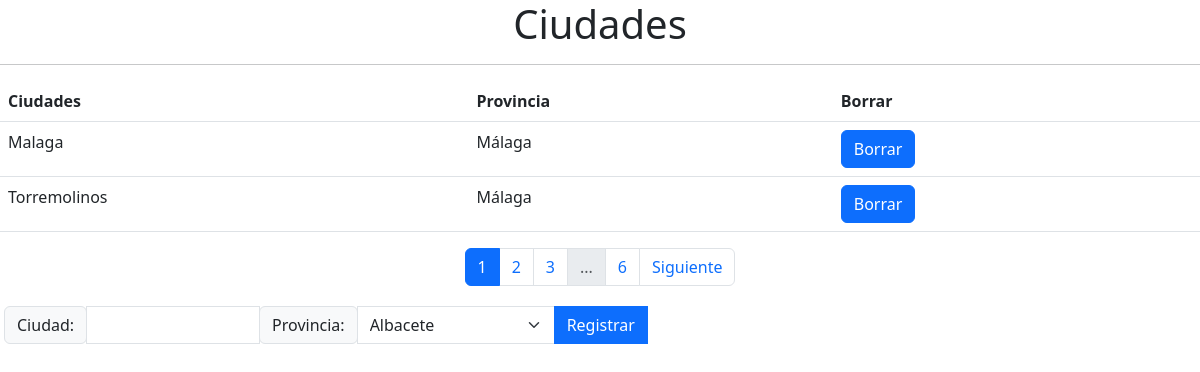
Page /vista/Administrador/ciudad.php on the committed database.
### tables this page shows
CREATE TABLE `ciudad` (
  `idCiudad` int(11) NOT NULL,
  `Nombre` varchar(150) DEFAULT NULL,
  `idProvincia` int(11) NOT NULL
);

CREATE TABLE `provincia` (
  `idProvincia` int(11) NOT NULL,
  `Nombre` varchar(150) NOT NULL
);

### modelo/crud.php (called while the page is built, shortened)
<?php
function crud_get_all($tabla) {
    try {
        $dsn = 'mysql:host=localhost;dbname=hospital';
        $username = 'root';
        $password = '';
        $pdo = new PDO($dsn, $username, $password);
        $sql = "SELECT * FROM $tabla";
        $stmt = $pdo->prepare($sql);
        $stmt->execute();
        return $stmt->fetchAll(PDO::FETCH_ASSOC);
    } catch (PDOException $e) {
        echo "Error: " . $e->getMessage();
    }
}
function crud_select($tabla, $campo, $condicion) {
    try {
        $dsn = 'mysql:host=localhost;dbname=hospital';
        $username = 'root';
        $password = '';
        $pdo = new PDO($dsn, $username, $password);
        $sql = "SELECT * FROM $tabla WHERE $campo = '$condicion'";
        $stmt = $pdo->prepare($sql);
        $stmt->execute();
        return $stmt->fetchAll(PDO::FETCH_ASSOC);
    } catch (PDOException $e) {
        echo "Error: " . $e->getMessage();
    }
}
?>

### vista/Administrador/ciudad.php (the view, shortened to what this page needs)
<?php require_once '../paginacion.php'; ?>
<!DOCTYPE html>
<html lang="en">
<head>
    <link href="https://cdn.jsdelivr.net/npm/bootstrap@5.3.0-alpha3/dist/css/bootstrap.min.css" rel="stylesheet"
>
    <link rel="stylesheet" type="text/css" href="../css/usu_admin.css">
</head>
<body>
    <h1 Style="text-align: center;">Ciudades</h1>
    <hr>
    <?php
require_once('../../modelo/crud.php');
$ciudades=crud_get_all('ciudad');
$total = count($ciudades);
$pagina = isset($_GET['page']) ? $_GET['page'] : 1;
$porPagina = 2;
$paginasTotales = ceil($total / $porPagina);
$inicio = ($pagina - 1) * $porPagina;
echo '<table class="table table-hover">';
    echo '<tr>
        <th scope="col">Ciudades</th>
        <th scope="col">Provincia</th>
        <th scope="col">Borrar</th>
    </tr>';
    $usar_pagina = array_slice($ciudades, $inicio, $porPagina);
    foreach ($usar_pagina as $ciudad) {
        $provincia = crud_select('Provincia', 'idProvincia', $ciudad['idProvincia'] )[0];
        echo '<tr onclick="seleccionar(' . $ciudad['idCiudad'] . ');">
            <td scope="row">' . $ciudad['Nombre'] . '</td>
            <td>' . $provincia['Nombre']  . '</td>
            <td>' . ' <form action="" method="POST"><input type="hidden" name="idCiudad" value="' . $ciudad['idCiudad'] . '">
            <button onclick="if(!confirm(\'¿Estás seguro de borrar el registro?\')) event.preventDefault();" class="btn btn-primary" type="submit" name="borrar" value="Borrar">Borrar</button>
          </form>' . "</td>
            </tr>";
        }
        echo "</table>";
?>
    <nav class="paginacion" aria-label="Paginacion">
        <?php echo paginacion($paginasTotales, $pagina, '?'); ?>
    </nav>
    <div id='panel-modificar' class='d-flex'>
        <form method="post" class="">
            <div class="input-group mb-1 d-inline-flex p-1 bd-highlight">
                <div class="input-group-prepend">
                    <span class="input-group-text" id="basic-addon3">Ciudad: </span>
                </div>
                <input required type="text" class="form-control" id="nombre" name="nombre"
                    aria-describedby="basic-addon3">
                <div class="input-group-prepend">
                    <span class="input-group-text" id="basic-addon3">Provincia: </span>
                </div>
                <?php
                $provincias=crud_get_all('provincia');
                echo '<select id="idProvincia" name="idProvincia" class="form-select">';
                foreach ($provincias as $provincia) {
                    echo '<option selected value=' . $provincia['idProvincia'] . '>' . $provincia['Nombre'] . '</option>';
                }
                echo '</select>';
                ?>
                <button class="btn btn-primary" type="submit" id="registrar" name="registrar"
                    value="Enviar">Registrar</button>
            </div>
        </form>
    </div>
</body>
</html>

### vista/css/usu_admin.css (style rules this page uses)
.paginacion { display: flex; justify-content: center; }

### rows in the picture
ciudad: Nombre "Malaga", idProvincia.Nombre "Málaga"
ciudad: Nombre "Torremolinos", idProvincia.Nombre "Málaga"

### other values in the picture
$paginasTotales "6"
form field idProvincia "Albacete"
